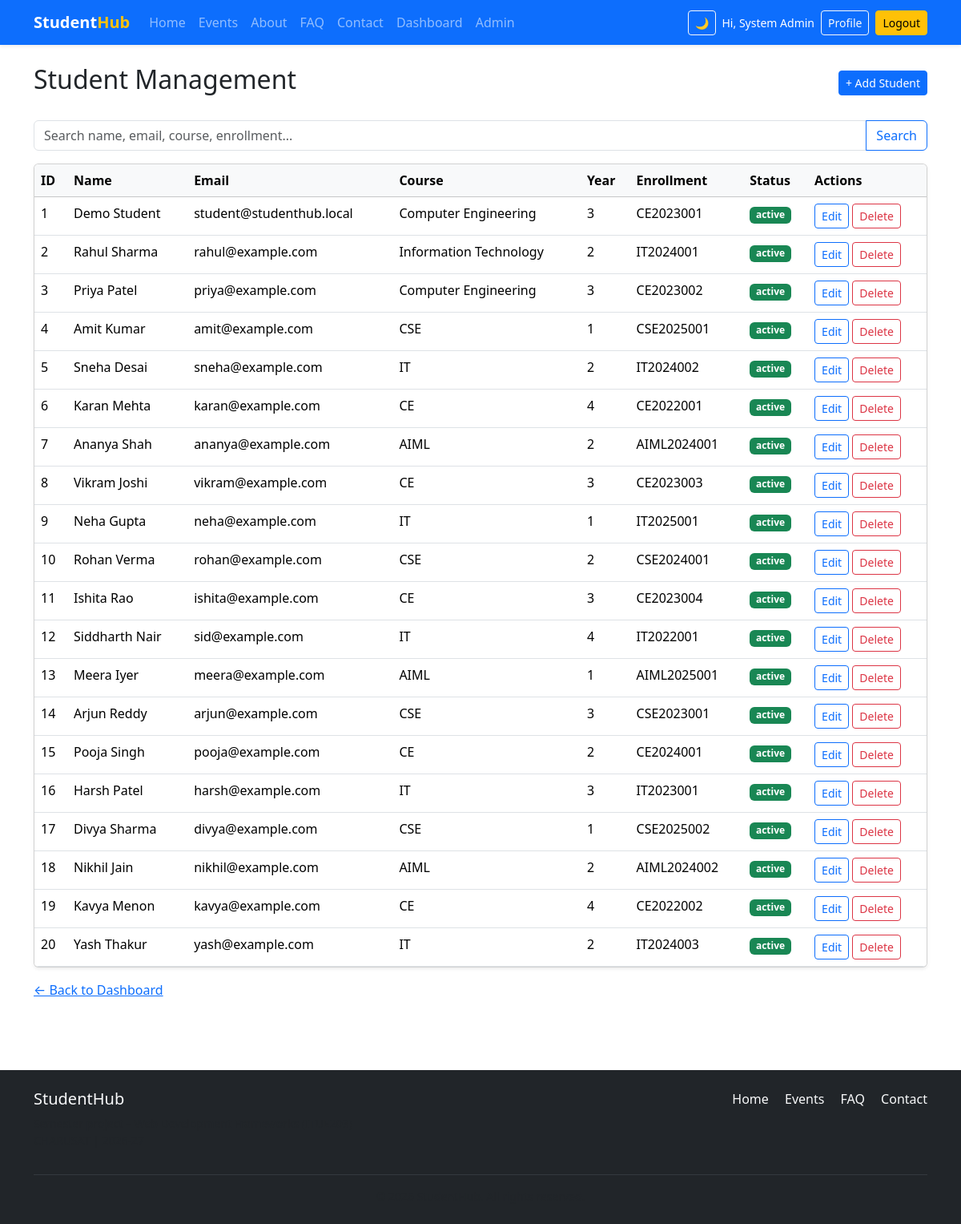
/students.php (signed in), run on the app's committed database.
### tables this page shows
CREATE TABLE students (
    id INT UNSIGNED AUTO_INCREMENT PRIMARY KEY,
    user_id INT UNSIGNED NULL,
    full_name VARCHAR(100) NOT NULL,
    email VARCHAR(150) NOT NULL UNIQUE,
    mobile VARCHAR(15),
    course VARCHAR(80) NOT NULL,
    year INT NOT NULL DEFAULT 1,
    gender ENUM('Male','Female','Other') DEFAULT 'Other',
    enrollment_no VARCHAR(30) UNIQUE,
    status ENUM('active','inactive') DEFAULT 'active',
    created_at TIMESTAMP DEFAULT CURRENT_TIMESTAMP,
    FOREIGN KEY (user_id) REFERENCES users(id) ON DELETE SET NULL
);

### auth.php (called while the page is built, shortened)
<?php
function is_logged_in(): bool {
    return isset($_SESSION['user_id']);
}
function current_user(): ?array {
    return [
        'id'       => $_SESSION['user_id'],
        'name'     => $_SESSION['user_name'] ?? '',
        'email'    => $_SESSION['user_email'] ?? '',
        'role'     => $_SESSION['user_role'] ?? 'student',
    ];
}
function e(string $str): string {
    return htmlspecialchars($str, ENT_QUOTES, 'UTF-8');
}

### students.php (the view, shortened to what this page needs)
<?php
require_once __DIR__ . '/../includes/auth.php';
$q = trim($_GET['q'] ?? '');
$sql = "SELECT * FROM students WHERE 1=1";
if ($q !== '') {
    $sql .= " AND (full_name LIKE ? OR email LIKE ? OR course LIKE ? OR enrollment_no LIKE ?)";
    $like = "%$q%";
    $stmt = $conn->prepare($sql . " ORDER BY created_at DESC");
    $stmt->bind_param('ssss', $like, $like, $like, $like);
    $stmt->execute();
    $students = $stmt->get_result();
} else {
    $students = $conn->query($sql . " ORDER BY created_at DESC");
}
require_once __DIR__ . '/../includes/header.php';
?>
<div class="d-flex justify-content-between align-items-center mb-4">
    <h2>Student Management</h2>
    <a href="student_form.php" class="btn btn-primary btn-sm">+ Add Student</a>
</div>
<form method="GET" class="mb-3">
    <div class="input-group">
        <input type="text" name="q" class="form-control" placeholder="Search name, email, course, enrollment..." value="<?= e($q) ?>">
        <button class="btn btn-outline-primary" type="submit">Search</button>
    </div>
</form>
<div class="table-responsive card shadow-sm">
    <table class="table table-hover mb-0">
        <thead class="table-light">
            <tr>
                <th>ID</th><th>Name</th><th>Email</th><th>Course</th><th>Year</th><th>Enrollment</th><th>Status</th><th>Actions</th>
            </tr>
        </thead>
        <tbody>
        <?php while ($s = $students->fetch_assoc()): ?>
            <tr>
                <td><?= $s['id'] ?></td>
                <td><?= e($s['full_name']) ?></td>
                <td><?= e($s['email']) ?></td>
                <td><?= e($s['course']) ?></td>
                <td><?= $s['year'] ?></td>
                <td><?= e($s['enrollment_no'] ?? '—') ?></td>
                <td><span class="badge bg-<?= $s['status']==='active'?'success':'secondary' ?>"><?= e($s['status']) ?></span></td>
                <td>
                    <a href="student_form.php?id=<?= $s['id'] ?>" class="btn btn-sm btn-outline-primary">Edit</a>
                    <a href="?delete=<?= $s['id'] ?>" class="btn btn-sm btn-outline-danger" onclick="return confirm('Delete this student?')">Delete</a>
                </td>
            </tr>
        <?php endwhile; ?>
        </tbody>
    </table>
</div>
<p class="mt-3"><a href="index.php">&larr; Back to Dashboard</a></p>
<?php require_once __DIR__ . '/../includes/footer.php'; ?>

### header.php (shortened to what this page needs)
<?php
$user = current_user();
?>
<!DOCTYPE html>
<html lang="en">
<head>
    <link href="https://cdn.jsdelivr.net/npm/bootstrap@5.3.3/dist/css/bootstrap.min.css" rel="stylesheet">
    <link rel="stylesheet" href="https://cdn.jsdelivr.net/npm/bootstrap-icons@1.11.3/font/bootstrap-icons.min.css">
    <link rel="stylesheet" href="assets/css/style.css">
</head>
<body>
<header class="navbar navbar-expand-lg navbar-dark bg-primary sticky-top shadow-sm">
    <div class="container">
        <a class="navbar-brand fw-bold" href="index.php">Student<span class="text-warning">Hub</span></a>
        <div class="collapse navbar-collapse" id="mainNav">
            <ul class="navbar-nav me-auto">
                <li class="nav-item"><a class="nav-link" href="index.php">Home</a></li>
                <li class="nav-item"><a class="nav-link" href="events.php">Events</a></li>
                <li class="nav-item"><a class="nav-link" href="about.php">About</a></li>
                <li class="nav-item"><a class="nav-link" href="faq.php">FAQ</a></li>
                <li class="nav-item"><a class="nav-link" href="contact.php">Contact</a></li>
                <?php if ($user): ?>
                    <li class="nav-item"><a class="nav-link" href="dashboard.php">Dashboard</a></li>
                    <?php if ($user['role'] === 'admin'): ?>
                        <li class="nav-item"><a class="nav-link" href="admin/index.php">Admin</a></li>
                    <?php endif; ?>
                <?php endif; ?>
            </ul>
            <div class="d-flex align-items-center gap-2">
                <button id="darkModeToggle" class="btn btn-sm btn-outline-light" type="button" aria-label="Toggle dark mode">🌙</button>
                <?php if ($user): ?>
                    <span class="text-white small d-none d-md-inline">Hi, <?= e($user['name']) ?></span>
                    <a href="profile.php" class="btn btn-sm btn-outline-light">Profile</a>
                    <a href="logout.php" class="btn btn-sm btn-warning">Logout</a>
                <?php else: ?>
                    <a href="login.php" class="btn btn-sm btn-outline-light">Login</a>
                    <a href="register.php" class="btn btn-sm btn-warning">Register</a>
                <?php endif; ?>
            </div>
        </div>
    </div>
</header>
<main class="container py-4">

### footer.php (shortened to what this page needs)
</main>
<footer class="bg-dark text-light py-4 mt-5">
    <div class="container">
        <div class="row">
            <div class="col-md-6">
                <h5>StudentHub</h5>
                <p class="small text-muted mb-0">Semester project – Web Development Frameworks (ITUE203)</p>
                <p class="small text-muted">CHARUSAT | 2026-27</p>
            </div>
            <div class="col-md-6 text-md-end">
                <a href="index.php" class="text-light text-decoration-none me-3">Home</a>
                <a href="events.php" class="text-light text-decoration-none me-3">Events</a>
                <a href="faq.php" class="text-light text-decoration-none me-3">FAQ</a>
                <a href="contact.php" class="text-light text-decoration-none">Contact</a>
            </div>
        </div>
        <hr class="border-secondary">
        <p class="text-center small text-muted mb-0">&copy; <?= date('Y') ?> StudentHub. All rights reserved.</p>
    </div>
</footer>
</body>
</html>

### style.css (style rules this page uses)
:root { --primary: #0d6efd; }
body { min-height: 100vh; display: flex; flex-direction: column; }
main { flex: 1; }
.navbar-brand span { color: #ffc107; }

### data on the page
students: id "1", full_name "Demo Student", email "student@studenthub.local", course "Computer Engineering", year "3", enrollment_no "CE2023001", status "active"
students: id "2", full_name "Rahul Sharma", email "rahul@example.com", course "Information Technology", year "2", enrollment_no "IT2024001", status "active"
students: id "3", full_name "Priya Patel", email "priya@example.com", course "Computer Engineering", year "3", enrollment_no "CE2023002", status "active"
students: id "4", full_name "Amit Kumar", email "amit@example.com", course "CSE", year "1", enrollment_no "CSE2025001", status "active"
students: id "5", full_name "Sneha Desai", email "sneha@example.com", course "IT", year "2", enrollment_no "IT2024002", status "active"
students: id "6", full_name "Karan Mehta", email "karan@example.com", course "CE", year "4", enrollment_no "CE2022001", status "active"
students: id "7", full_name "Ananya Shah", email "ananya@example.com", course "AIML", year "2", enrollment_no "AIML2024001", status "active"
students: id "8", full_name "Vikram Joshi", email "vikram@example.com", course "CE", year "3", enrollment_no "CE2023003", status "active"
students: id "9", full_name "Neha Gupta", email "neha@example.com", course "IT", year "1", enrollment_no "IT2025001", status "active"
students: id "10", full_name "Rohan Verma", email "rohan@example.com", course "CSE", year "2", enrollment_no "CSE2024001", status "active"
students: id "11", full_name "Ishita Rao", email "ishita@example.com", course "CE", year "3", enrollment_no "CE2023004", status "active"
students: id "12", full_name "Siddharth Nair", email "sid@example.com", course "IT", year "4", enrollment_no "IT2022001", status "active"
students: id "13", full_name "Meera Iyer", email "meera@example.com", course "AIML", year "1", enrollment_no "AIML2025001", status "active"
students: id "14", full_name "Arjun Reddy", email "arjun@example.com", course "CSE", year "3", enrollment_no "CSE2023001", status "active"
students: id "15", full_name "Pooja Singh", email "pooja@example.com", course "CE", year "2", enrollment_no "CE2024001", status "active"
students: id "16", full_name "Harsh Patel", email "harsh@example.com", course "IT", year "3", enrollment_no "IT2023001", status "active"
students: id "17", full_name "Divya Sharma", email "divya@example.com", course "CSE", year "1", enrollment_no "CSE2025002", status "active"
students: id "18", full_name "Nikhil Jain", email "nikhil@example.com", course "AIML", year "2", enrollment_no "AIML2024002", status "active"
students: id "19", full_name "Kavya Menon", email "kavya@example.com", course "CE", year "4", enrollment_no "CE2022002", status "active"
students: id "20", full_name "Yash Thakur", email "yash@example.com", course "IT", year "2", enrollment_no "IT2024003", status "active"

### other printed values
$user['name'] "System Admin"
